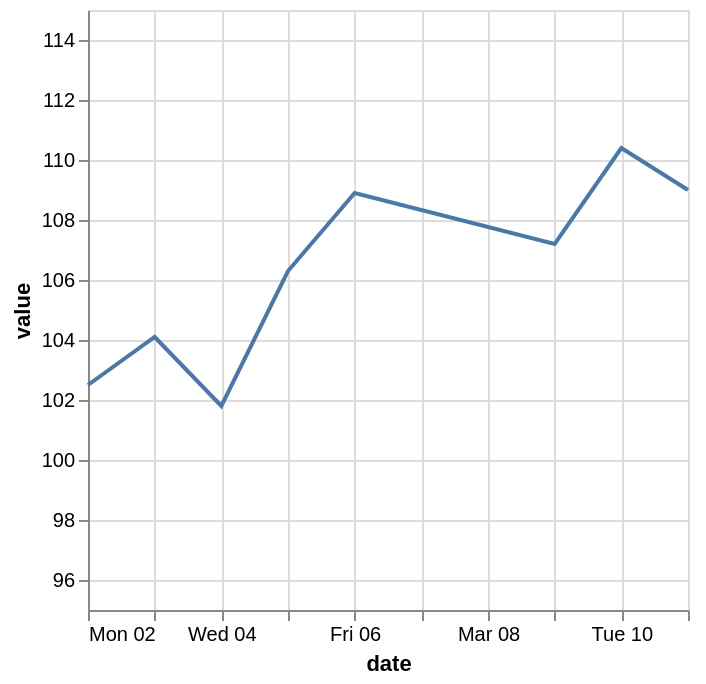

Here is the Vega-Lite specification saved for this chart:
### Vega-Lite specification from a JSON file in a GitHub repository (floating-point values rounded to 4 significant figures)
{"$schema": "https://vega.github.io/schema/vega-lite/v6.json", "data": {"values": [{"date": "2026-03-02", "value": 102.5}, {"date": "2026-03-03", "value": 104.1}, {"date": "2026-03-04", "value": 101.8}, {"date": "2026-03-05", "value": 106.3}, {"date": "2026-03-06", "value": 108.9}, {"date": "2026-03-09", "value": 107.2}, {"date": "2026-03-10", "value": 110.4}, {"date": "2026-03-11", "value": 109.0}]}, "description": "Explicit linear scale domain, zero off.", "encoding": {"x": {"field": "date", "type": "temporal"}, "y": {"field": "value", "scale": {"domain": [95, 115], "type": "linear"}, "type": "quantitative"}}, "mark": "line", "usermeta": {"easel": {"standin_ratio": 0.0307, "threshold": 0.06}}}
